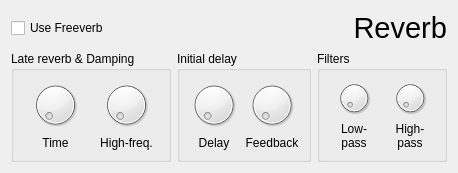
<?xml version="1.0" encoding="UTF-8"?>
<ui version="4.0">
 <class>Reverb_EffectWidget</class>
 <widget class="QWidget" name="Reverb_EffectWidget">
  <property name="geometry">
   <rect>
    <x>0</x>
    <y>0</y>
    <width>428</width>
    <height>167</height>
   </rect>
  </property>
  <property name="windowTitle">
   <string>Form</string>
  </property>
  <layout class="QVBoxLayout" name="verticalLayout">
   <item>
    <layout class="QHBoxLayout" name="horizontalLayout_6">
     <property name="sizeConstraint">
      <enum>QLayout::SetMinimumSize</enum>
     </property>
     <item>
      <widget class="QCheckBox" name="chkFreeverb">
       <property name="text">
        <string>Use Freeverb</string>
       </property>
      </widget>
     </item>
     <item>
      <spacer name="horizontalSpacer">
       <property name="orientation">
        <enum>Qt::Horizontal</enum>
       </property>
       <property name="sizeHint" stdset="0">
        <size>
         <width>40</width>
         <height>20</height>
        </size>
       </property>
      </spacer>
     </item>
     <item>
      <widget class="QLabel" name="label">
       <property name="sizePolicy">
        <sizepolicy hsizetype="Preferred" vsizetype="Minimum">
         <horstretch>0</horstretch>
         <verstretch>0</verstretch>
        </sizepolicy>
       </property>
       <property name="font">
        <font>
         <pointsize>22</pointsize>
        </font>
       </property>
       <property name="text">
        <string>Reverb</string>
       </property>
       <property name="alignment">
        <set>Qt::AlignRight|Qt::AlignTop|Qt::AlignTrailing</set>
       </property>
      </widget>
     </item>
    </layout>
   </item>
   <item>
    <layout class="QHBoxLayout" name="layValues">
     <property name="sizeConstraint">
      <enum>QLayout::SetMaximumSize</enum>
     </property>
     <item>
      <widget class="QGroupBox" name="grbLaterevereb">
       <property name="title">
        <string>Late reverb &amp;&amp; Damping</string>
       </property>
       <layout class="QHBoxLayout" name="horizontalLayout_4">
        <item>
         <layout class="QVBoxLayout" name="layTime">
          <item>
           <widget class="QDial" name="dialTime"/>
          </item>
          <item>
           <widget class="QLabel" name="lblTime">
            <property name="text">
             <string>Time</string>
            </property>
            <property name="alignment">
             <set>Qt::AlignCenter</set>
            </property>
            <property name="wordWrap">
             <bool>true</bool>
            </property>
           </widget>
          </item>
         </layout>
        </item>
        <item>
         <layout class="QVBoxLayout" name="layDamp">
          <item>
           <widget class="QDial" name="dialDamp"/>
          </item>
          <item>
           <widget class="QLabel" name="lblDamp">
            <property name="text">
             <string>High-freq.</string>
            </property>
            <property name="alignment">
             <set>Qt::AlignCenter</set>
            </property>
            <property name="wordWrap">
             <bool>true</bool>
            </property>
           </widget>
          </item>
         </layout>
        </item>
       </layout>
      </widget>
     </item>
     <item>
      <widget class="QGroupBox" name="grbInitialDelay">
       <property name="title">
        <string>Initial delay</string>
       </property>
       <layout class="QHBoxLayout" name="horizontalLayout">
        <item>
         <layout class="QVBoxLayout" name="layInitialdelay">
          <item>
           <widget class="QDial" name="dialInitialdelay"/>
          </item>
          <item>
           <widget class="QLabel" name="lblInitialdelay">
            <property name="text">
             <string>Delay</string>
            </property>
            <property name="alignment">
             <set>Qt::AlignCenter</set>
            </property>
            <property name="wordWrap">
             <bool>true</bool>
            </property>
           </widget>
          </item>
         </layout>
        </item>
        <item>
         <layout class="QVBoxLayout" name="layInitialdelayFeedback">
          <item>
           <widget class="QDial" name="dialInitialdelayFeedback"/>
          </item>
          <item>
           <widget class="QLabel" name="lblInitialdelayFeedback">
            <property name="text">
             <string>Feedback</string>
            </property>
            <property name="alignment">
             <set>Qt::AlignCenter</set>
            </property>
            <property name="wordWrap">
             <bool>true</bool>
            </property>
           </widget>
          </item>
         </layout>
        </item>
       </layout>
      </widget>
     </item>
     <item>
      <widget class="QGroupBox" name="grbFilters">
       <property name="title">
        <string>Filters</string>
       </property>
       <layout class="QHBoxLayout" name="horizontalLayout_2">
        <item>
         <layout class="QVBoxLayout" name="layLowpassFilter">
          <item>
           <widget class="QDial" name="dialLowpassFilter"/>
          </item>
          <item>
           <widget class="QLabel" name="lblLowpassFilter">
            <property name="text">
             <string>Low-pass</string>
            </property>
            <property name="alignment">
             <set>Qt::AlignCenter</set>
            </property>
            <property name="wordWrap">
             <bool>true</bool>
            </property>
           </widget>
          </item>
         </layout>
        </item>
        <item>
         <layout class="QVBoxLayout" name="layHighpassFilter">
          <item>
           <widget class="QDial" name="dialHighpassFilter"/>
          </item>
          <item>
           <widget class="QLabel" name="lblHighpassFilter">
            <property name="text">
             <string>High-pass</string>
            </property>
            <property name="alignment">
             <set>Qt::AlignCenter</set>
            </property>
            <property name="wordWrap">
             <bool>true</bool>
            </property>
           </widget>
          </item>
         </layout>
        </item>
       </layout>
      </widget>
     </item>
    </layout>
   </item>
  </layout>
 </widget>
 <resources/>
 <connections/>
</ui>
